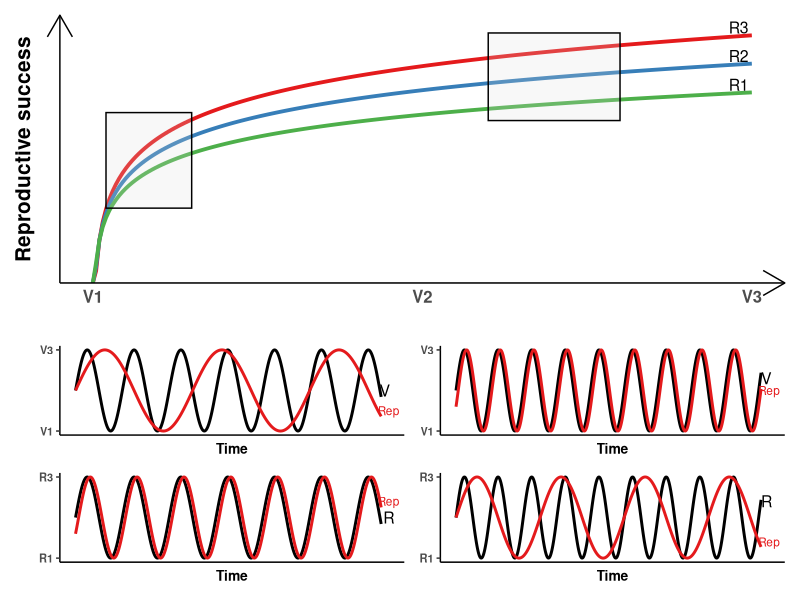

Write the R code that produced this figure.

library(ggplot2)
library(patchwork)


#First dataset RED
s1 <- seq(from=0, to=100, by=0.5)
l1 = log(s1, base = 6)
d1 = data.frame(l1, s1)


#Second dataset BLUE
s2 <- seq(from=0, to=100, by=0.5)
l2 = log(s2, base = 8)
d2 = data.frame(l2, s2)

#Third dataset GREEN
s3 <- seq(from=0, to=100, by=0.5)
l3 = log(s3, base = 12)
d3 = data.frame(l3, s3)



to=ggplot(d1, aes(s1, l1)) +
  geom_line(color = "#e41a1c", size=1.3) +
  geom_line(data =  d2, aes(s2,l2), color = "#377eb8",size=1.3) +
  geom_line(data =  d3, aes(s3,l3), color = "#4daf4a",size=1.3) +
  ylab("Reproductive success")+
  labs(x = "") +
  theme_classic()+
  theme(axis.text.y=element_blank(),
        axis.ticks.y=element_blank())+
  scale_x_continuous(breaks=seq(from= 0, to= 100, by = 50), labels=c("V1","V2","V3"))+
  theme(text = element_text(size=15,face="bold"))+
  theme(axis.ticks.x=element_blank())+
  annotate("rect", xmin = c(2, 60), xmax = c(15,80), ymin = c(0.4, 1.5), 
           ymax = c(1.6, 2.6), linetype = 1, fill="gray88", alpha=0.2, colour = "black") +
  annotate("text", x = c(98, 98,98), y = c(2.67, 2.31,1.95), label = c("R3", "R2", "R1"), size=4)+
  theme(axis.line.x = element_line(arrow = arrow()))+
  theme(axis.line.y = element_line(arrow = arrow()))



##################################
x <- seq(0, 41, by = 0.1)
y1 <- sin(x)
y1.2 <- cos(x+4.3)

da1 <- data.frame( x, y1)
da1.2 <- data.frame( x, y1.2)

R_1=ggplot(da1, aes(x, y1))+
  geom_line( size=1) +
  geom_line(data =  da1.2, aes(x, y1.2), color = "#e41a1c",size=1)+
  theme_classic() +
  xlab("Time") +
  theme(axis.text.x=element_blank(),
        axis.ticks.x=element_blank()) + 
  scale_y_continuous(breaks=seq(from= -1, to= 1, by = 2), labels=c("R1","R3"))+
  theme(text = element_text(size=10, face="bold"))+
  theme(axis.title.y = element_blank()) +
  annotate("text", x = 42, y = 0.4, label = "Rep", size=3,color="#e41a1c")+
  annotate("text", x = 42, y = 0, label = "R", size=4)



###################################

x2 <- seq(0, 41, by = 0.1)
y2 <- sin(x2)
y3 = sin(x2/2.5)

da2 <- data.frame(x2, y2)
da2.1 = data.frame(x2,y3)

v_1=ggplot(da2, aes(x2, y2))+
  geom_line( size=1) +
  geom_line(data =  da2.1, aes(x2,y3), color = "#e41a1c",size=1)+
  theme_classic() +
  xlab("Time")+
  theme(axis.text.x=element_blank(),
        axis.ticks.x=element_blank())+ 
  scale_y_continuous(breaks=seq(from= -1, to= 1, by = 2), labels=c("V1","V3"))+
  theme(text = element_text(size=10, face="bold"))+
  theme(axis.title.y = element_blank())+
  annotate("text", x = 42, y = -0.5, label = "Rep", size=3, color="#e41a1c")+
  annotate("text", x = 41.5, y = 0, label = "V", size=4)




######################
x3 <- seq(0, 57, by = 0.1)
y3 <- sin(x3)
y3.1 <- cos(x3+4.3)

da3 <- data.frame(x3, y3)
da3.1 <- data.frame(x3, y3.1)

v_2=ggplot(da3, aes(x3, y3))+
  geom_line( size=1) +
  geom_line(data =  da3.1, aes(x3,y3.1), color = "#e41a1c",size=1)+
  theme_classic() +
  xlab("Time") +
  theme(axis.text.x=element_blank(),
        axis.ticks.x=element_blank()) + 
  scale_y_continuous(breaks=seq(from= -1, to= 1, by = 2), labels=c("V1","V3"))+
  theme(text = element_text(size=10, face="bold"))+
  theme(axis.title.y = element_blank()) +
  annotate("text", x = 58.5, y = 0, label = "Rep", size=3,color="#e41a1c")+
  annotate("text", x = 58, y = 0.3, label = "V", size=4)



########################################
x4 <- seq(0, 57, by = 0.1)
y4 <- sin(x4)
y5 = sin(x4/2.5)


da4 <- data.frame(x4, y4)
da5 = data.frame(x4,y5)

R_2=ggplot(da4, aes(x4, y4))+
  geom_line( size=1) +
  geom_line(data =  da5, aes(x4,y5), color = "#e41a1c",size=1)+
  theme_classic() +
  xlab("Time")+
  theme(axis.text.x=element_blank(),
        axis.ticks.x=element_blank())+ 
  scale_y_continuous(breaks=seq(from= -1, to= 1, by = 2), labels=c("R1","R3"))+
  theme(text = element_text(size=10, face="bold"))+
  theme(axis.title.y = element_blank())+
  annotate("text", x = 58.5, y = -0.6, label = "Rep", size=3, color="#e41a1c")+
  annotate("text", x = 58, y = 0.4, label = "R", size=4)


########################################

design <- "
  11#
  24#
  35#
"

to + v_1 + R_1 + v_2 + R_2 + plot_layout(heights  = c(3,1,1),design = design)


 
